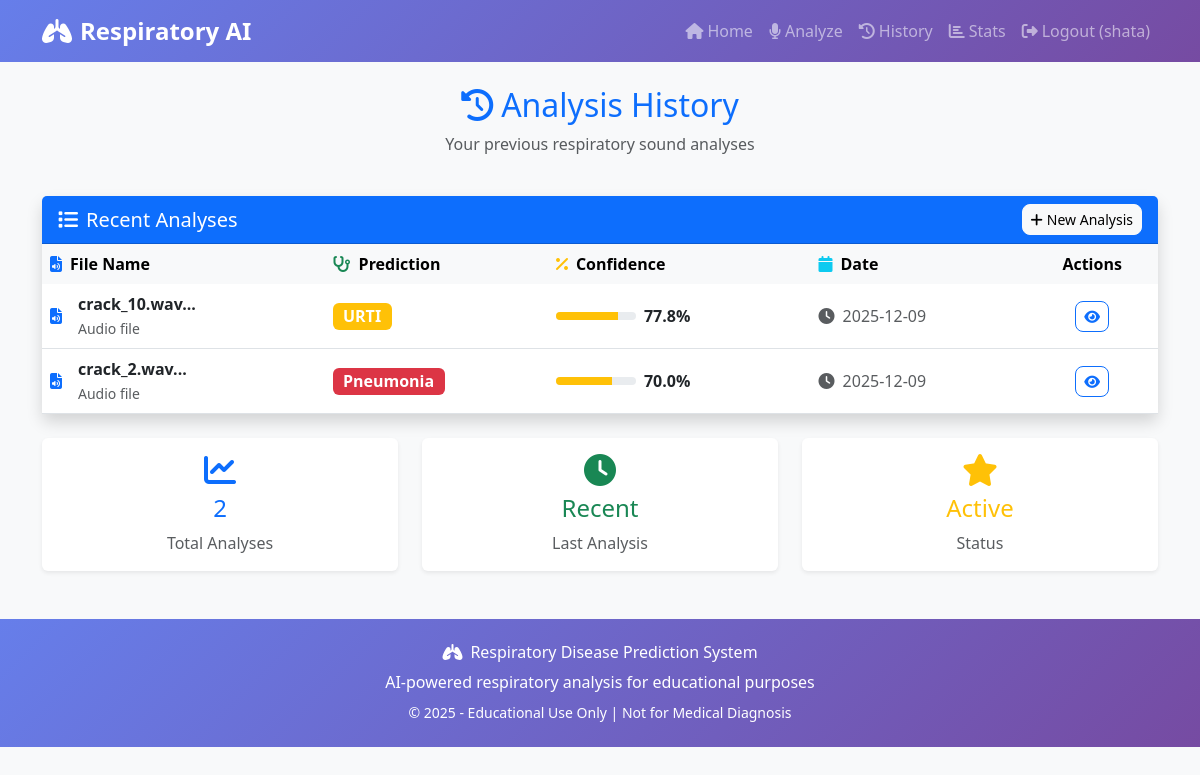
The app's page /history (signed in) with its own data.
### tables this page shows
CREATE TABLE predictions (
        id INTEGER PRIMARY KEY,
        user_id INTEGER,
        filename TEXT,
        prediction TEXT,
        confidence REAL,
        created_at TIMESTAMP DEFAULT CURRENT_TIMESTAMP,
        FOREIGN KEY (user_id) REFERENCES users (id)
    );

### finalised/app.py (the view)
@app.route('/history')
def history():
    if 'user_id' not in session:
        return redirect(url_for('login'))
    conn = sqlite3.connect('respiratory.db')
    cursor = conn.cursor()
    cursor.execute('SELECT filename, prediction, confidence, created_at FROM predictions WHERE user_id = ? ORDER BY created_at DESC LIMIT 20', (session['user_id'],))
    predictions = cursor.fetchall()
    conn.close()
    return render_template('history.html', predictions=predictions)

### finalised/templates/history.html (shortened to what this page needs)
{% extends "base.html" %}
{% block content %}
<div class="row">
    <div class="col-12 text-center mb-4">
        <h2 class="text-primary">
            <i class="fas fa-history me-2"></i>Analysis History
        </h2>
        <p class="text-muted">Your previous respiratory sound analyses</p>
    </div>
</div>
<div class="row">
    <div class="col-12">
        <div class="card border-0 shadow">
            <div class="card-header bg-primary text-white">
                <div class="row align-items-center">
                    <div class="col">
                        <h5 class="mb-0"><i class="fas fa-list me-2"></i>Recent Analyses</h5>
                    </div>
                    <div class="col-auto">
                        <a href="{{ url_for('upload') }}" class="btn btn-light btn-sm">
                            <i class="fas fa-plus me-1"></i>New Analysis
                        </a>
                    </div>
                </div>
            </div>
            <div class="card-body p-0">
                {% if predictions %}
                <div class="table-responsive">
                    <table class="table table-hover mb-0">
                        <thead class="table-light">
                            <tr>
                                <th class="border-0">
                                    <i class="fas fa-file-audio me-2 text-primary"></i>File Name
                                </th>
                                <th class="border-0">
                                    <i class="fas fa-stethoscope me-2 text-success"></i>Prediction
                                </th>
                                <th class="border-0">
                                    <i class="fas fa-percentage me-2 text-warning"></i>Confidence
                                </th>
                                <th class="border-0">
                                    <i class="fas fa-calendar me-2 text-info"></i>Date
                                </th>
                                <th class="border-0 text-center">Actions</th>
                            </tr>
                        </thead>
                        <tbody>
                            {% for pred in predictions %}
                            <tr>
                                <td class="align-middle">
                                    <div class="d-flex align-items-center">
                                        <i class="fas fa-file-audio me-3 text-primary"></i>
                                        <div>
                                            <div class="fw-bold">{{ pred[0][:30] }}...</div>
                                            <small class="text-muted">Audio file</small>
                                        </div>
                                    </div>
                                </td>
                                <td class="align-middle">
                                    <span class="badge fs-6 {% if pred[1] == 'Healthy' %}bg-success{% elif pred[1] == 'Pneumonia' %}bg-danger{% else %}bg-warning{% endif %}">
                                        {{ pred[1] }}
                                    </span>
                                </td>
                                <td class="align-middle">
                                    <div class="d-flex align-items-center">
                                        <div class="progress me-2" style="width: 80px; height: 8px;">
                                            <div class="progress-bar {% if pred[2] > 80 %}bg-success{% elif pred[2] > 60 %}bg-warning{% else %}bg-danger{% endif %}"
                                                 style="width: {{ pred[2] }}%"></div>
                                        </div>
                                        <span class="fw-bold">{{ "%.1f"|format(pred[2]) }}%</span>
                                    </div>
                                </td>
                                <td class="align-middle">
                                    <div class="text-muted">
                                        <i class="fas fa-clock me-1"></i>
                                        {{ pred[3][:10] }}
                                    </div>
                                </td>
                                <td class="align-middle text-center">
                                    <button class="btn btn-outline-primary btn-sm" title="View Details">
                                        <i class="fas fa-eye"></i>
                                    </button>
                                </td>
                            </tr>
                            {% endfor %}
                        </tbody>
                    </table>
                </div>
                {% endif %}
            </div>
        </div>
    </div>
</div>
{% if predictions %}
<div class="row mt-4">
    <div class="col-md-4">
        <div class="card border-0 shadow-sm text-center">
            <div class="card-body">
                <i class="fas fa-chart-line fa-2x text-primary mb-2"></i>
                <h4 class="text-primary">{{ predictions|length }}</h4>
                <p class="text-muted mb-0">Total Analyses</p>
            </div>
        </div>
    </div>
    <div class="col-md-4">
        <div class="card border-0 shadow-sm text-center">
            <div class="card-body">
                <i class="fas fa-clock fa-2x text-success mb-2"></i>
                <h4 class="text-success">Recent</h4>
                <p class="text-muted mb-0">Last Analysis</p>
            </div>
        </div>
    </div>
    <div class="col-md-4">
        <div class="card border-0 shadow-sm text-center">
            <div class="card-body">
                <i class="fas fa-star fa-2x text-warning mb-2"></i>
                <h4 class="text-warning">Active</h4>
                <p class="text-muted mb-0">Status</p>
            </div>
        </div>
    </div>
</div>
{% endif %}
{% endblock %}

### finalised/templates/base.html (shortened to what this page needs)
<!DOCTYPE html>
<html lang="en">
<head>
    <link href="https://cdn.jsdelivr.net/npm/bootstrap@5.3.0/dist/css/bootstrap.min.css" rel="stylesheet">
    <link href="https://cdnjs.cloudflare.com/ajax/libs/font-awesome/6.4.0/css/all.min.css" rel="stylesheet">
</head>
<body class="bg-light">
    <nav class="navbar navbar-expand-lg navbar-dark" style="background: linear-gradient(135deg, #667eea 0%, #764ba2 100%);">
        <div class="container">
            <a class="navbar-brand" href="{{ url_for('home') }}">
                <i class="fas fa-lungs me-2"></i>Respiratory AI
            </a>
            <div class="collapse navbar-collapse" id="navbarNav">
                <ul class="navbar-nav ms-auto">
                    {% if session.user_id %}
                    <li class="nav-item">
                        <a class="nav-link" href="{{ url_for('home') }}">
                            <i class="fas fa-home me-1"></i>Home
                        </a>
                    </li>
                    <li class="nav-item">
                        <a class="nav-link" href="{{ url_for('upload') }}">
                            <i class="fas fa-microphone me-1"></i>Analyze
                        </a>
                    </li>
                    <li class="nav-item">
                        <a class="nav-link" href="{{ url_for('history') }}">
                            <i class="fas fa-history me-1"></i>History
                        </a>
                    </li>
                    <li class="nav-item">
                        <a class="nav-link" href="{{ url_for('stats') }}">
                            <i class="fas fa-chart-bar me-1"></i>Stats
                        </a>
                    </li>
                    <li class="nav-item">
                        <a class="nav-link" href="{{ url_for('logout') }}">
                            <i class="fas fa-sign-out-alt me-1"></i>Logout ({{ session.username }})
                        </a>
                    </li>
                    {% endif %}
                </ul>
            </div>
        </div>
    </nav>
    <main class="container my-4">
        {% block content %}{% endblock %}
    </main>
    <footer class="footer mt-5 py-4">
        <div class="container text-center">
            <h6><i class="fas fa-lungs me-2"></i>Respiratory Disease Prediction System</h6>
            <p class="mb-2">AI-powered respiratory analysis for educational purposes</p>
            <p class="small mb-0">&copy; 2025 - Educational Use Only | Not for Medical Diagnosis</p>
        </div>
    </footer>
</body>
</html>

### finalised/templates/base.html (style rules this page uses)
body { font-family: 'Segoe UI', Tahoma, Geneva, Verdana, sans-serif; }
.navbar-brand { font-size: 1.5rem; font-weight: bold; }
.card { box-shadow: 0 2px 4px rgba(0,0,0,0.1); border: none; }
.btn { border-radius: 8px; }
.footer { background: linear-gradient(135deg, #667eea 0%, #764ba2 100%); color: white; }

### records on screen
predictions: filename "crack_10.wav", prediction "URTI", confidence "77.8", created_at "2025-12-09"
predictions: filename "crack_2.wav", prediction "Pneumonia", confidence "70.0", created_at "2025-12-09"

### other values on screen
{{ session.username }} "shata"
{{ predictions|length }} "2"
